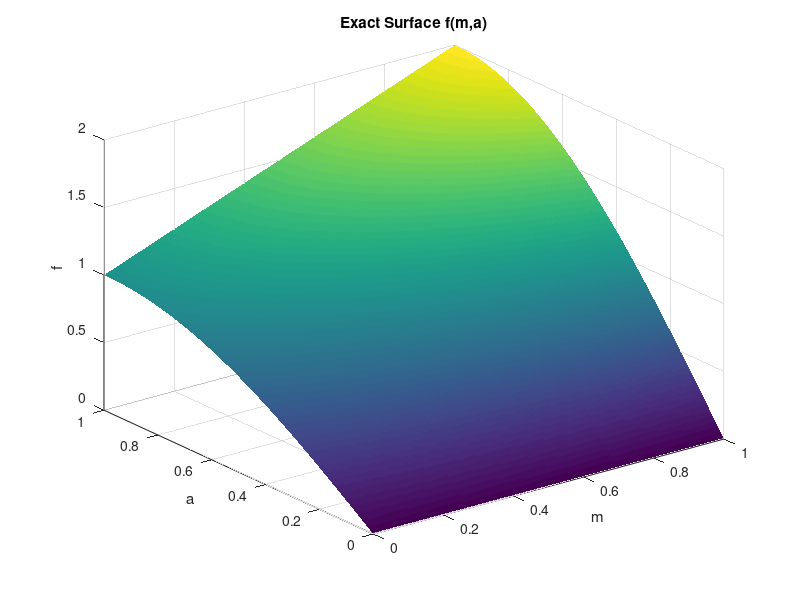
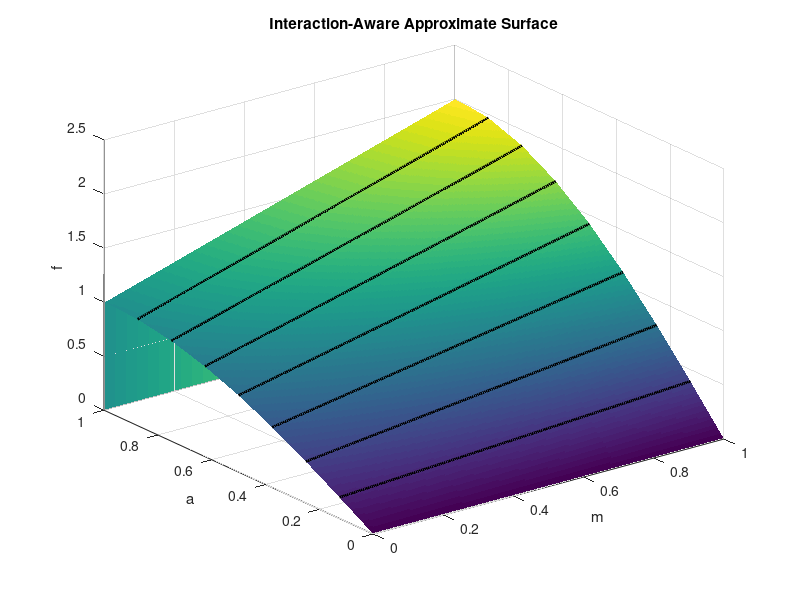
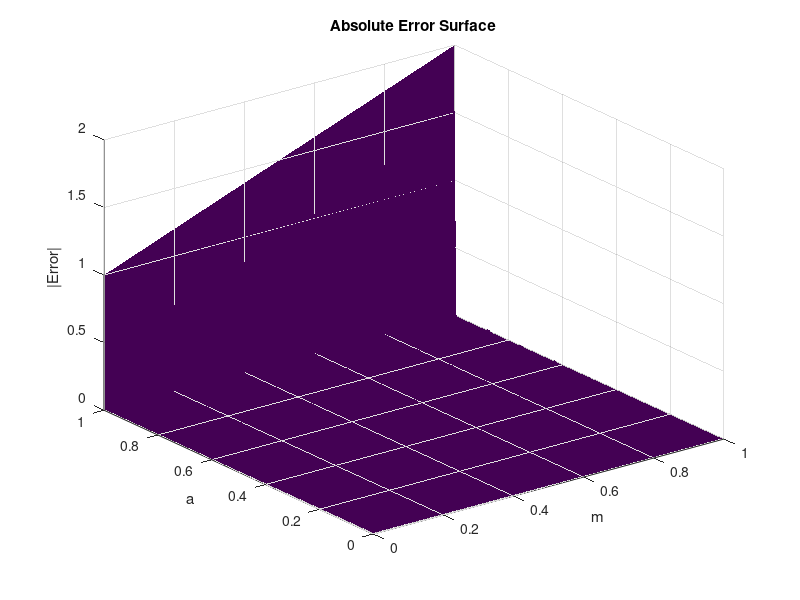

Here is the MATLAB script that generated these plots, in order: (Note: this script raises an error after producing the figures.)
clear; clc; close all;

Nm = 256;
Na = 256;

m = linspace(0,1,Nm);
a = linspace(0,1,Na);

[M,A] = meshgrid(m,a);

F_exact = (1 + M) .* sin(pi/2 * A);

num_planes = 8;
a_edges = linspace(0,1,num_planes+1);

fprintf('\nUniform plane boundaries (Stage 4):\n');
for i = 1:num_planes
    fprintf('Plane %d: a ∈ [%.4f , %.4f)\n', ...
        i-1, a_edges(i), a_edges(i+1));
end

pm  = zeros(num_planes,1);
pa  = zeros(num_planes,1);
pma = zeros(num_planes,1);
b   = zeros(num_planes,1);

Ns = 120;        % samples per dimension
max_iter = 15;
eps = 1e-6;

for i = 1:num_planes
    a1 = a_edges(i);
    a2 = a_edges(i+1);

    % Sample points inside plane
    m_s = linspace(0,1,Ns);
    a_s = linspace(a1,a2,Ns);
    [MM,AA] = meshgrid(m_s,a_s);

    % Exact surface
    F = (1 + MM) .* sin(pi/2 * AA);

    % Interaction-aware regression matrix
    % f ≈ pm*m + pa*a + pma*(m*a) + b
    X = [ MM(:), ...
          AA(:), ...
          (MM(:).*AA(:)), ...
          ones(numel(MM),1) ];

    y = F(:);

    % Initial least-squares solution
    theta = X \ y;

    % IRLS loop (MAE-oriented)
    for k = 1:max_iter
        r = y - X*theta;
        w = 1 ./ (abs(r) + eps);

        Xw = X .* w;
        theta = (X' * Xw) \ (Xw' * y);
    end

    pm(i)  = theta(1);
    pa(i)  = theta(2);
    pma(i) = theta(3);
    b(i)   = theta(4);
end

F_approx = zeros(size(F_exact));

for i = 1:num_planes
    mask = (A >= a_edges(i)) & (A < a_edges(i+1));
    F_approx(mask) = ...
        pm(i)*M(mask) + ...
        pa(i)*A(mask) + ...
        pma(i)*(M(mask).*A(mask)) + ...
        b(i);
end

abs_err = abs(F_exact - F_approx);

MAE  = mean(abs_err(:));
MRED = mean(abs_err(:)) / mean(abs(F_exact(:)));

fprintf('\nStage 4 (Interaction-Aware) Results:\n');
fprintf('MAE  = %.4e\n', MAE);
fprintf('MRED = %.4e\n', MRED);

figure;
surf(M, A, F_exact, 'EdgeColor','none');
title('Exact Surface f(m,a)');
xlabel('m'); ylabel('a'); zlabel('f');

figure;
surf(M, A, F_approx, 'EdgeColor','none');
title('Interaction-Aware Approximate Surface');
xlabel('m'); ylabel('a'); zlabel('f');

hold on;

for i = 2:num_planes
    a_b = a_edges(i);
    m_line = linspace(0,1,200);
    a_line = a_b * ones(size(m_line));

    % Evaluate approximation exactly on the boundary
    % Find which plane index applies just below the boundary
    idx = i-1;

    f_line = ...
        pm(idx)*m_line + ...
        pa(idx)*a_line + ...
        pma(idx)*(m_line.*a_line) + ...
        b(idx);

    plot3(m_line, a_line, f_line, ...
          'k', 'LineWidth', 2);
end

hold off;


figure;
surf(M, A, abs_err, 'EdgeColor','none');
title('Absolute Error Surface');
xlabel('m'); ylabel('a'); zlabel('|Error|');

figure;
histogram(abs_err(:),100);
title('Error Distribution');
xlabel('Absolute Error'); ylabel('Count');

fprintf('\nInteraction-Aware Coefficients\n');
fprintf('Plane\tpm\t\tpa\t\tpma\t\tb\n');

for i = 1:num_planes
    fprintf('%d\t%.6f\t%.6f\t%.6f\t%.6f\n', ...
        i-1, pm(i), pa(i), pma(i), b(i));
end

